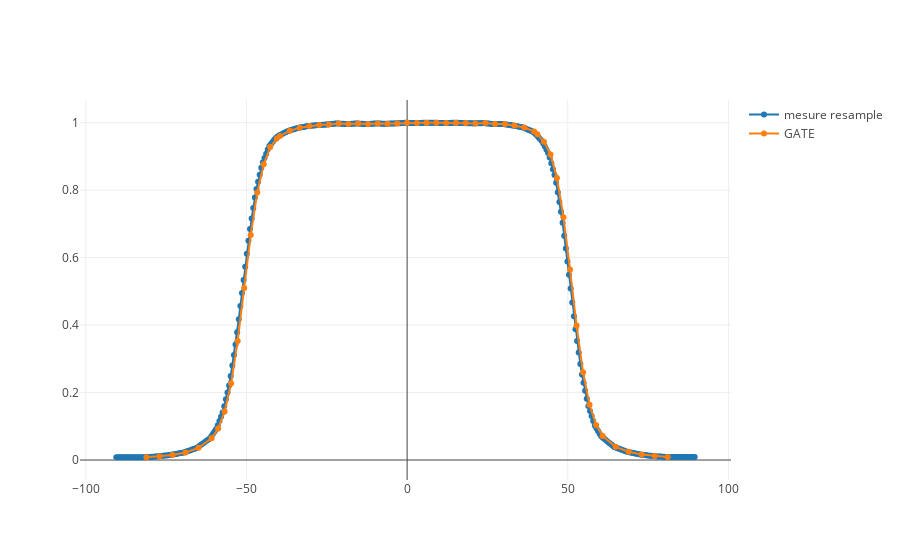
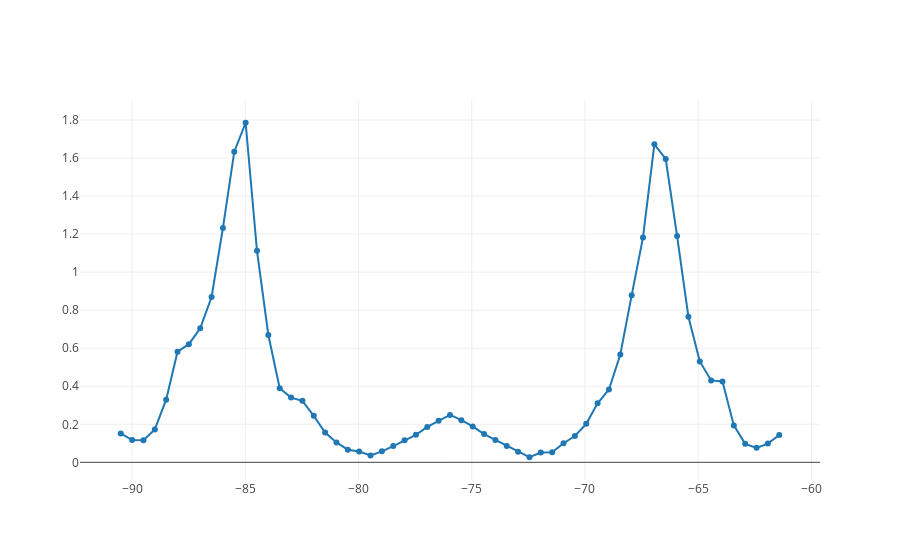

These figures' notebook cell, in order:
### Code cell
refX=df1['step']
refY=df1['value']
gateX=df2['step']
gateY=df2['value']

print type(refX[0])
print type(gateX[0])
print type(refY[0])
print type(gateY[0])

DTA=1 #mm
deltaDmax=0.01

refX2=np.linspace(-90, 90, 360)


refY2=np.interp(refX2, refX, refY)



refX2=refX2-0.5
deltaD=np.zeros(len(refY2))


gammaIndex=np.zeros(len(gateX))
gammaIndexTEMP=np.zeros(len(refX2))
drTEMP=np.zeros(len(refX2))
dr=np.zeros(len(refX2))

for i in range(len(gateX)):
    for j in range(len(refX2)):
        dr[j]=(gateX[i]-refX2[j])
        deltaD[j]=gateY[i]-refY2[j]
        gammaIndexTEMP[j]=m.sqrt(((deltaD[j]**2)/deltaDmax**2) + ((dr[j]**2)/DTA**2))
        #print gammaIndexTEMP[j]            
    gammaIndex[i]=gammaIndexTEMP.min()
    

print
print "GAMMA INDEX :"
print gammaIndex

nok=0.0

#a=0
#for i in range(len(gammaIndex)):
    
#    if gateY[i]>0.10:
#        a=a+1
#        if gammaIndex[i]<1:
#            nok=nok+1

for i in range(len(gammaIndex)):
        if gammaIndex[i]<1:
            nok=nok+1
print nok            
print (gammaIndex < 1).sum()

#print len(gammaIndex)
#passRate=(nok/a)*100
passRate=(nok/len(gammaIndex))*100

#Méthode de Maxime plus compact et efficace
# a=len(gammaIndex)
# if Threshold:
#     a=(refY2 > ThresholdValue).sum()
#     passRate=((gammaIndex < 1) & (gateY2 > ThresholdValue)).sum()*100.0/a
# else:
#     passRate=(gammaIndex < 1).sum()*100.0/a 

print
print('Pass Rate : ' +str(passRate) +' %')


trace1 = go.Scatter(
    x = refX2,
    y = refY2,
    mode = 'lines+markers', 
    name = 'mesure resample')

trace2 = go.Scatter(
    x = gateX,
    y = gateY,
    mode = 'lines+markers', 
    name = 'GATE')

trace4 = go.Scatter(
    x = gateX2,
    y = gateY2,
    mode = 'lines+markers', 
    name = 'GATE interp')


xgamma=range(len(gammaIndex))
trace3 = go.Scatter(
    x = refX2,
    y = gammaIndex,
    mode = 'lines+markers', 
    name = 'gamma index')


            
data = [trace1, trace2]
py.iplot(data, filename='scatter-mode')   


data1 = [trace3]
py.iplot(data1, filename='scatter-mode')

### Figure 1 — Plotly figure (JSON) as saved in the notebook; plotly's stock layout.template omitted (floating-point values rounded to 4 significant figures; data arrays with more than 128 entries replaced by an {"elided": "..."} marker saying what was removed)
{"data": [{"mode": "lines+markers", "name": "mesure resample", "type": "scatter", "x": {"elided": "360 float values"}, "y": {"elided": "360 float values"}}, {"mode": "lines+markers", "name": "GATE", "type": "scatter", "x": [-81.12, -77.06, -73.01, -68.95, -64.9, -60.84, -58.81, -56.78, -54.76, -52.73, -50.7, -48.67, -46.64, -44.62, -42.59, -40.56, -39.55, -36.5, -33.46, -30.42, -27.38, -24.34, -21.29, -18.25, -15.21, -12.17, -9.13, -6.08, -3.04, 0, 3.04, 6.08, 9.13, 12.17, 15.21, 18.25, 21.29, 24.34, 27.38, 30.42, 33.46, 36.5, 39.55, 40.56, 42.59, 44.62, 46.64, 48.67, 50.7, 52.73, 54.76, 56.78, 58.81, 60.84, 64.9, 68.95, 73.01, 77.06, 81.12], "y": [0.00823, 0.0108, 0.0152, 0.0225, 0.0362, 0.0645, 0.0934, 0.144, 0.227, 0.353, 0.51, 0.667, 0.793, 0.877, 0.928, 0.953, 0.961, 0.976, 0.985, 0.99, 0.993, 0.995, 0.998, 0.996, 0.998, 0.996, 0.998, 0.997, 0.998, 1, 0.999, 1, 1, 0.999, 1, 0.999, 0.998, 0.999, 0.996, 0.996, 0.992, 0.986, 0.974, 0.966, 0.944, 0.906, 0.836, 0.72, 0.565, 0.399, 0.26, 0.164, 0.104, 0.0709, 0.039, 0.0244, 0.0164, 0.0117, 0.00904]}], "layout": {}}

### Figure 2 — Plotly figure (JSON) as saved in the notebook; plotly's stock layout.template omitted (floating-point values rounded to 4 significant figures; data arrays with more than 128 entries replaced by an {"elided": "..."} marker saying what was removed)
{"data": [{"mode": "lines+markers", "name": "gamma index", "type": "scatter", "x": {"elided": "360 float values"}, "y": [0.1521, 0.1172, 0.1164, 0.1728, 0.3296, 0.5818, 0.6214, 0.7046, 0.8693, 1.232, 1.634, 1.786, 1.112, 0.6696, 0.39, 0.3404, 0.3232, 0.2443, 0.1564, 0.1046, 0.06644, 0.05678, 0.03638, 0.05765, 0.08564, 0.1156, 0.1448, 0.1863, 0.2185, 0.2494, 0.2217, 0.1888, 0.1487, 0.1173, 0.08604, 0.0553, 0.02674, 0.05174, 0.0527, 0.1005, 0.1386, 0.2025, 0.3105, 0.3831, 0.5672, 0.878, 1.183, 1.672, 1.595, 1.191, 0.7658, 0.5307, 0.4309, 0.4254, 0.1943, 0.09738, 0.07607, 0.09846, 0.1437]}], "layout": {}}
